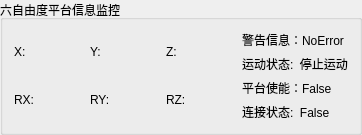
                  <widget class="QGroupBox" name="groupBox_22">
                   <property name="title">
                    <string>六自由度平台信息监控</string>
                   </property>
                   <layout class="QVBoxLayout" name="verticalLayout_76">
                    <item>
                     <layout class="QHBoxLayout" name="horizontalLayout_99">
                      <item>
                       <layout class="QVBoxLayout" name="verticalLayout_77">
                        <item>
                         <layout class="QHBoxLayout" name="horizontalLayout_100">
                          <item>
                           <widget class="QLabel" name="label_125">
                            <property name="sizePolicy">
                             <sizepolicy hsizetype="Minimum" vsizetype="Fixed">
                              <horstretch>0</horstretch>
                              <verstretch>0</verstretch>
                             </sizepolicy>
                            </property>
                            <property name="minimumSize">
                             <size>
                              <width>70</width>
                              <height>0</height>
                             </size>
                            </property>
                            <property name="text">
                             <string>X:</string>
                            </property>
                           </widget>
                          </item>
                          <item>
                           <widget class="QLabel" name="label_126">
                            <property name="minimumSize">
                             <size>
                              <width>70</width>
                              <height>0</height>
                             </size>
                            </property>
                            <property name="text">
                             <string>Y:</string>
                            </property>
                           </widget>
                          </item>
                          <item>
                           <widget class="QLabel" name="label_127">
                            <property name="minimumSize">
                             <size>
                              <width>70</width>
                              <height>0</height>
                             </size>
                            </property>
                            <property name="text">
                             <string>Z:</string>
                            </property>
                           </widget>
                          </item>
                         </layout>
                        </item>
                        <item>
                         <layout class="QHBoxLayout" name="horizontalLayout_101">
                          <item>
                           <widget class="QLabel" name="label_128">
                            <property name="minimumSize">
                             <size>
                              <width>70</width>
                              <height>0</height>
                             </size>
                            </property>
                            <property name="text">
                             <string>RX:</string>
                            </property>
                           </widget>
                          </item>
                          <item>
                           <widget class="QLabel" name="label_131">
                            <property name="minimumSize">
                             <size>
                              <width>70</width>
                              <height>0</height>
                             </size>
                            </property>
                            <property name="text">
                             <string>RY:</string>
                            </property>
                           </widget>
                          </item>
                          <item>
                           <widget class="QLabel" name="label_134">
                            <property name="minimumSize">
                             <size>
                              <width>70</width>
                              <height>0</height>
                             </size>
                            </property>
                            <property name="text">
                             <string>RZ:</string>
                            </property>
                           </widget>
                          </item>
                         </layout>
                        </item>
                       </layout>
                      </item>
                      <item>
                       <layout class="QVBoxLayout" name="verticalLayout_78">
                        <item>
                         <widget class="QLabel" name="label_136">
                          <property name="text">
                           <string>警告信息：NoError</string>
                          </property>
                         </widget>
                        </item>
                        <item>
                         <widget class="QLabel" name="label_137">
                          <property name="sizePolicy">
                           <sizepolicy hsizetype="Preferred" vsizetype="Fixed">
                            <horstretch>0</horstretch>
                            <verstretch>0</verstretch>
                           </sizepolicy>
                          </property>
                          <property name="text">
                           <string>运动状态:  停止运动</string>
                          </property>
                         </widget>
                        </item>
                        <item>
                         <widget class="QLabel" name="label_138">
                          <property name="text">
                           <string>平台使能：False</string>
                          </property>
                         </widget>
                        </item>
                        <item>
                         <widget class="QLabel" name="label_139">
                          <property name="text">
                           <string>连接状态:  False</string>
                          </property>
                         </widget>
                        </item>
                       </layout>
                      </item>
                     </layout>
                    </item>
                   </layout>
                  </widget>
